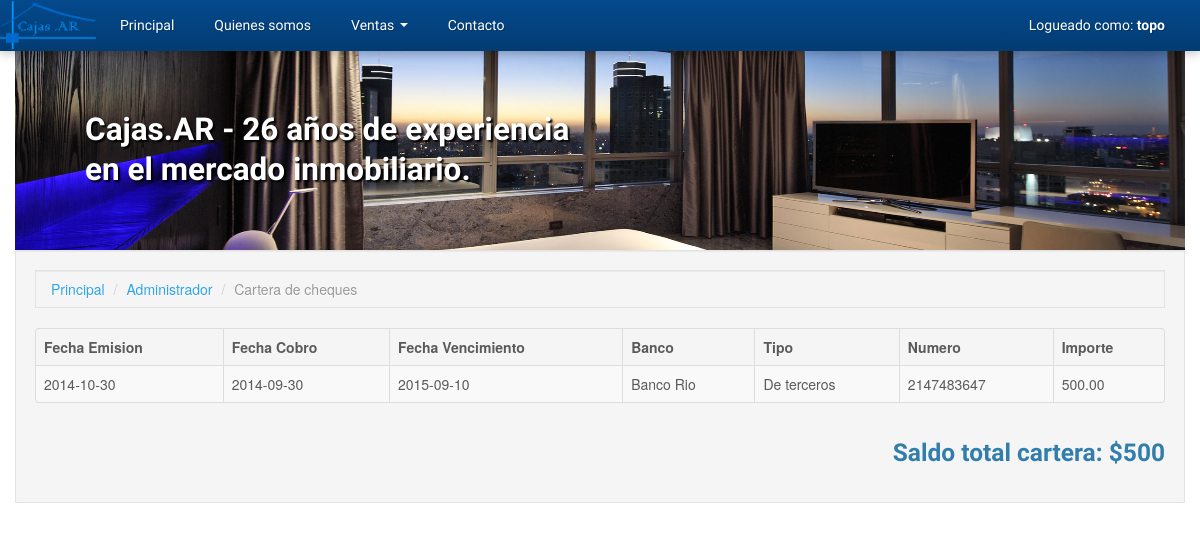
The app's page /index.php?page=admin-view-cartera-cheques (signed in) with its own data.
### tables this page shows
CREATE TABLE IF NOT EXISTS `cheques` (
  `id_cheque` int(8) NOT NULL AUTO_INCREMENT,
  `id_tipo_cheque` int(8) NOT NULL,
  `id_banco` int(8) NOT NULL,
  `numero` varchar(64) NOT NULL,
  `importe` float(8,2) NOT NULL,
  `fecha_emision` date NOT NULL,
  `fecha_cobro` date NOT NULL,
  `fecha_vencimiento` date NOT NULL,
  PRIMARY KEY (`id_cheque`),
  KEY `id_tipo_cheque` (`id_tipo_cheque`),
  KEY `id_banco` (`id_banco`)
);

CREATE TABLE IF NOT EXISTS `bancos` (
  `id_banco` int(8) NOT NULL AUTO_INCREMENT,
  `nombre` varchar(32) NOT NULL,
  `sucursal` varchar(32) NOT NULL,
  `direccion` varchar(64) NOT NULL,
  PRIMARY KEY (`id_banco`)
);

CREATE TABLE IF NOT EXISTS `tipo_cheques` (
  `id_tipo_cheque` int(8) NOT NULL AUTO_INCREMENT,
  `detalle` varchar(100) NOT NULL,
  PRIMARY KEY (`id_tipo_cheque`)
);

### includes/mysqldb.php (called while the page is built, shortened)
<?php
class MySQLConnection
{
    private $_dbLink, $_queryResponse;
    public function connect($user, $pass, $host, $database)
    {
        $this->_dbLink = mysqli_connect($host, $user, $pass);
        mysqli_select_db($this->_dbLink, $database);
    }
    public function query($query)
    {
        $this->_queryResponse = mysqli_query($this->_dbLink, $query) or die(mysqli_error($this->_dbLink));
        return $this;
    }
    public function getResults()
    {
        $this->lastResult = array();
        if ($this->_queryResponse && !is_bool($this->_queryResponse)) {
            while ($response = mysqli_fetch_object($this->_queryResponse)) {
                $this->lastResult[] = $response;
            }
        }
        return $this->lastResult;
    }
}

### includes/autoload.php (called while the page is built, shortened)
<?php
require_once dirname(__FILE__) . '/application.php';
require_once dirname(__FILE__) . '/mysqldb.php';
$app = new Application(
    new MySQLConnection(MYSQL_USER, MYSQL_PASS, MYSQL_HOST, MYSQL_DATABASE),
    new InputData()
);

### includes/application.php (called while the page is built, shortened)
<?php
class Application
{
    protected $db;
    public function __construct(MySQLConnection $db, InputData $io)
    {
        $this->db = $db;
    }
    public function getCheques()
    {
        $queryString = ""
            . "SELECT cheques.*, bancos.nombre as banco, tipo_cheques.detalle as tipo_cheque "
            . "FROM cheques "
            . "INNER JOIN tipo_cheques ON cheques.id_tipo_cheque = tipo_cheques.id_tipo_cheque "
            . "INNER JOIN bancos ON cheques.id_banco = bancos.id_banco "
            . "ORDER BY cheques.fecha_emision ASC ";
        return $this->db->query($queryString)->getResults();
    }
    public function getSaldoCarteraCheques()
    {
        $suma = 0;
        foreach($this->getCheques() as $cheque) {
            $suma += $cheque->importe;
        }
        return $suma;
    }
}

### includes/templates/content_admin_view_cartera_cheques.php (the view, shortened to what this page needs)
<div class="container">
    <div class="well">
        <ul class="breadcrumb well">
            <li><a href="index.php?page=home">Principal</a> <span class="divider">/</span></li>
            <li><a href="index.php?page=admin">Administrador</a> <span class="divider">/</span></li>
            <li class="active">Cartera de cheques</li>
        </ul>
        <table class="table table-striped table-bordered">
            <thead>
                <tr>
                    <th>Fecha Emision</th>
                    <th>Fecha Cobro</th>
                    <th>Fecha Vencimiento</th>
                    <th>Banco</th>
                    <th>Tipo</th>
                    <th>Numero</th>
                    <th>Importe</th>
                </tr>
            </thead>
            <tbody>
                <?php foreach($app->getCheques() as $cheque) { ?>
                    <tr>
                        <td><?php echo $cheque->fecha_emision; ?></td>
                        <td><?php echo $cheque->fecha_cobro; ?></td>
                        <td><?php echo $cheque->fecha_vencimiento; ?></td>
                        <td><?php echo $cheque->banco; ?></td>
                        <td><?php echo $cheque->tipo_cheque; ?></td>
                        <td><?php echo $cheque->numero; ?></td>
                        <td><?php echo $cheque->importe; ?></td>
                    </tr>
                <?php } ?>
            </tbody>
        </table>
        <div class="clearfix">
            <h3 class="pull-right">Saldo total cartera: $<?php echo $app->getSaldoCarteraCheques(); ?></h3>
        </div>
    </div>
</div>

### assets/css/nuestro.css (style rules this page uses)
.input-prepend .add-on, .input-append .add-on, .btn, .modal, .dropdown-menu, .alert, .thumbnail, .well, input, select, textarea, .bootstrap-tagsinput { border-radius: 0px!important; }

### records on screen
cheques: fecha_emision "2014-10-30", fecha_cobro "2014-09-30", fecha_vencimiento "2015-09-10", id_banco.nombre "Banco Rio", id_tipo_cheque.detalle "De terceros", numero "2147483647", importe "500.00"

### other values on screen
$app->io->getSession('username') "topo"
$app->getSaldoCarteraCheques() "500"
